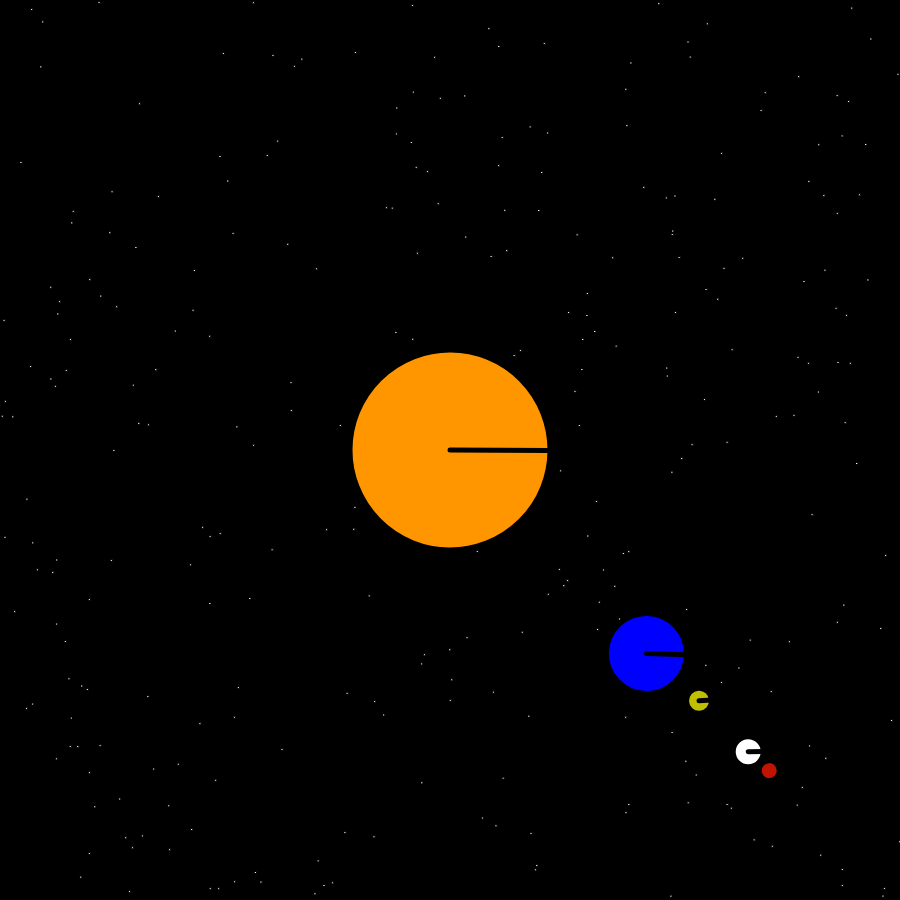
Frame 1 (no input)
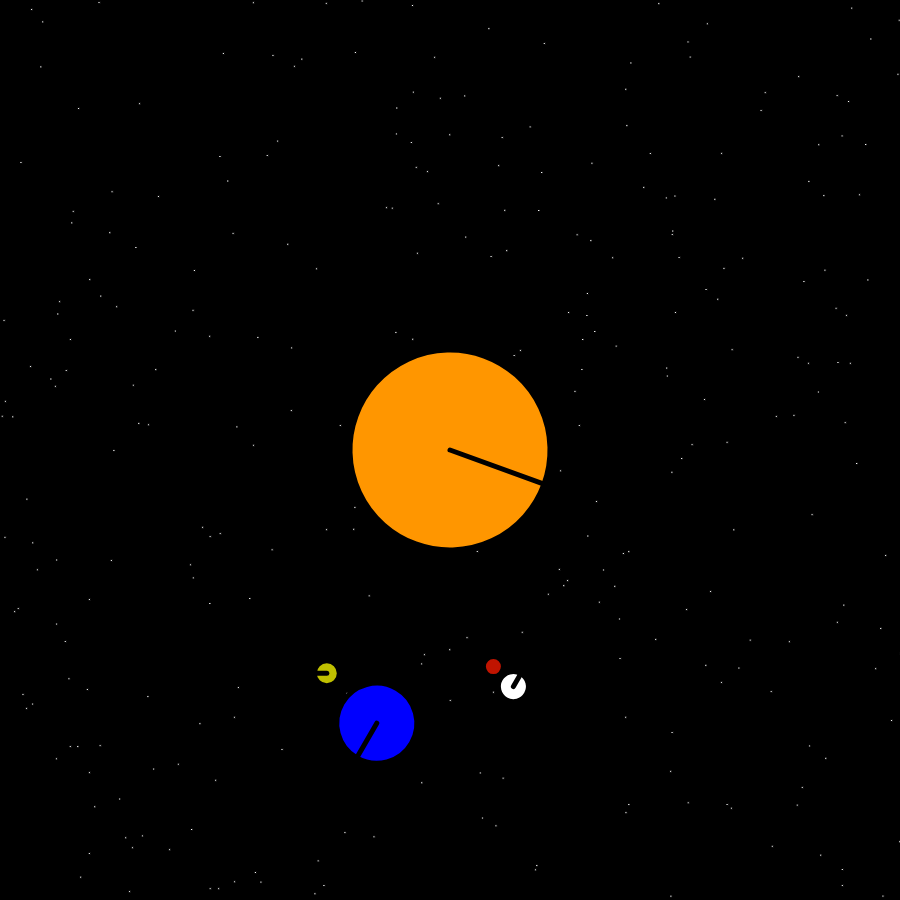
Frame 60 (no input)
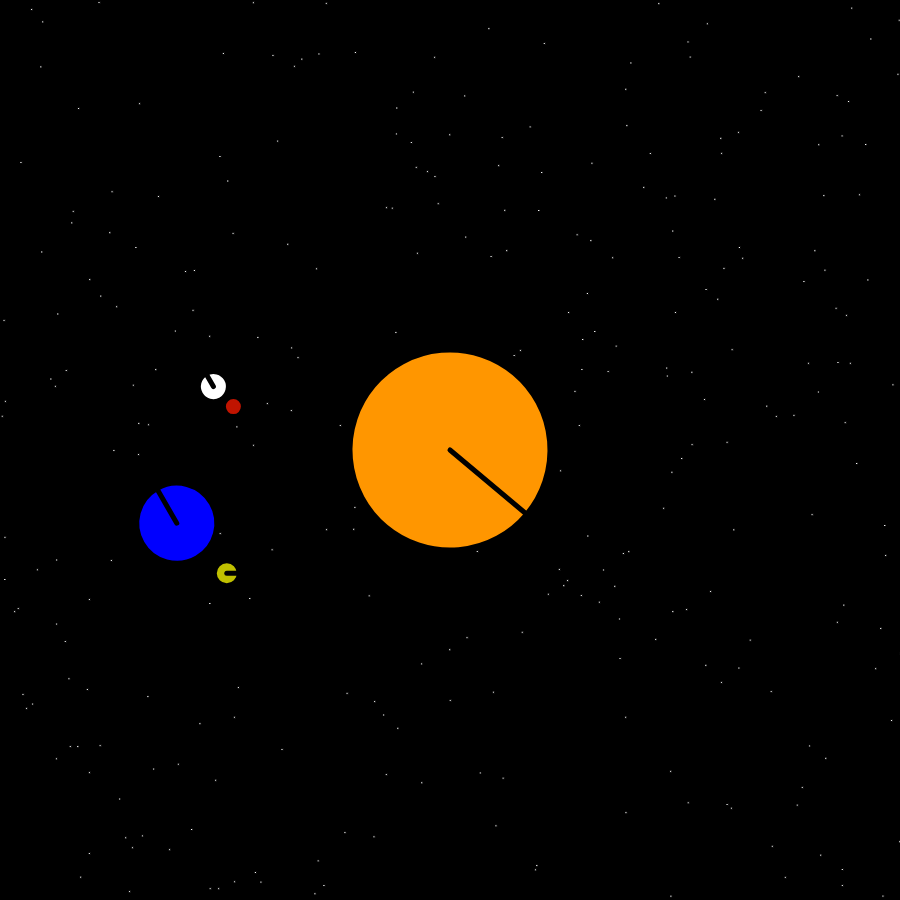
Frame 120 (the mouse pressed at the canvas centre since frame 60)

The p5.js sketch that drew these frames (run headless with seeded random() and noise() and a simulated clock; from frame 60 on, the mouse is pressed at the canvas centre):

// p5.js sketch
// ── sketch.js
//solarSystem

//For further development, I have implemented an aestroid object that is stuck in orbit around the moon. 

//Additionally, I have also added a different sized second moon that rotates around the earth at a different speed with different distance from the earth. 

var speed;
var starLocs = [];

function setup() {
    createCanvas(900,900);
}

function draw() {
    background(0);
    speed = frameCount;
    
    sky();
    
    //Sun
    push();
    //sun to the centre
    translate(450,450);
    rotate(radians(speed/3)); // sun rotating on its own orbit
    sunObj(color(255,150,0), 200); 
    pop();
    
    
    
    //Earth
    push();
    //follow sun to the centre
    translate(450,450);
    rotate(radians(speed)); //earth rotaing around the sun's orbit 
    
    //Translate from sun and rotate
    translate(200,200);
    rotate(radians(speed)); //earth rotating on its own axis 
    earthObj(color(0,0,255), 80); 
    pop();
    
    
    
    //Moon
    push();
    //follow sun to the centre
    translate(450, 450);
    rotate(radians(speed)); //moon roataing around the sun's orbit
    
    //Translate from sun and rotate
    translate(200, 200);
    rotate(radians(-speed*2)); //moon roatting around the earth's orbit
    
    //Translate from earth and rotate
    translate(100, 100);
    moonObj(color(255,255,255), 30);
    pop();
    
    
    
    //Asteroid
    push();
    //folow sun to centre
    translate(450, 450);
    rotate(radians(speed)); //asteroid roatating around the sun's orbit
    
    //Translate from sun and rotate
    translate(200, 200);
    rotate(radians(-speed*2)); //asteroid roatting around the earth's orbit
    
    //Translate from earth and roate
    translate(100, 100);
    rotate(radians(-speed*2)); //asteroid rotating around the moon's orbit
    
    //Translate from the moon and rotate
    translate(20, 20);
    asteroidObj(color(192,20,0), 20);
    pop();
    
    
    //secondMoon
    push();
    //follow sun to the centre
    translate(450, 450);
    rotate(radians(speed)); //secondMoon rotating around the sun's orbit
    
    //Translate from sun and rotate
    translate(200, 200);
    rotate(radians(-speed*4)); //secondMoon roatting around the earth's orbit
    
    //Translate from earth and rotate
    translate(50, 50);
    secondMoonObj(color(192,192,0), 25);
    pop();
    
}


function sunObj(c, size){
    strokeWeight(5);
    fill(c);
    stroke(0);
    ellipse(0, 0, size, size);
    line(0, 0, size/2, 0);
}

function earthObj(c,size){
    strokeWeight(5);
    fill(c);
    stroke(0);
    ellipse(0,0,size,size);
    line(0, 0, size/2, 0);
}


function moonObj(c,size){
    strokeWeight(5);
    fill(c);
    stroke(0);
    ellipse(0,0,size,size);
    line(0, 0, size/2, 0);
}

function secondMoonObj(c,size){
    strokeWeight(5);
    fill(c);
    stroke(0);
    ellipse(0,0,size,size);
    line(0, 0, size/2, 0);
}

function asteroidObj(c, size){
    strokeWeight(5);
    fill(c);
    stroke(0);
    ellipse(0, 0, size, size);
}


function sky(){
  push();
  while (starLocs.length<300){
    starLocs.push(new createVector(random(width), random(height)));
  }
  fill(255);
  for (var i=0; i<starLocs.length; i++){
    rect(starLocs[i].x, starLocs[i].y,2,2);
  }

  if (random(1)<0.3) starLocs.splice(int(random(starLocs.length)),1);
  pop();
}
